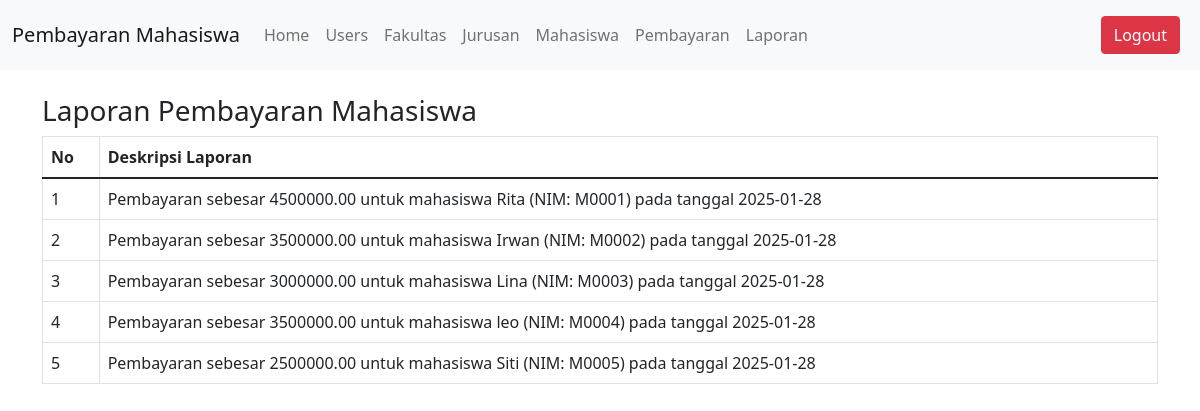
Page /log.php (signed in) on the committed database.
### tables this page shows
CREATE TABLE `log` (
  `id_log` int(11) NOT NULL,
  `deskripsi_laporan` text NOT NULL,
  `tanggal` date NOT NULL
);

### log.php (the view, shortened to what this page needs)
<?php
include 'db.php';
$search = '';
?>
<!DOCTYPE html>
<html lang="en">
<head>
    <link href="https://cdn.jsdelivr.net/npm/bootstrap@5.1.3/dist/css/bootstrap.min.css" rel="stylesheet">
</head>
<body>
    <?php include 'navbar.php'; ?>
    <div class="container mt-4">
        <h3>Laporan Pembayaran Mahasiswa</h3>
        <table class="table table-bordered">
            <thead>
                <tr>
                    <th>No</th>
                    <th>Deskripsi Laporan</th>
                </tr>
            </thead>
            <tbody>
                <?php
                $sql_log = "
                    SELECT id_log, deskripsi_laporan, tanggal
                    FROM log
                    WHERE deskripsi_laporan LIKE ? OR tanggal LIKE ?
                    ORDER BY tanggal DESC
                ";
                $stmt_log = $conn->prepare($sql_log);
                $searchParam = "%" . $search . "%";
                $stmt_log->bind_param("ss", $searchParam, $searchParam);
                $stmt_log->execute();
                $result_log = $stmt_log->get_result();
                if ($result_log && $result_log->num_rows > 0) {
                    $no = 1;
                    while ($row_log = $result_log->fetch_assoc()) {
                        ?>
                        <tr>
                            <td><?= $no++; ?></td>
                            <td><?= htmlspecialchars($row_log['deskripsi_laporan']); ?></td>
                        </tr>
                        <?php
                    }
                } else {
                    ?>
                    <tr>
                        <td colspan="3" class="text-center">Tidak ada data log pembayaran yang ditemukan.</td>
                    </tr>
                    <?php
                }
                ?>
            </tbody>
        </table>
    </div>
</body>
</html>

### rows in the picture
log: deskripsi_laporan "Pembayaran sebesar 4500000.00 untuk mahasiswa Rita (NIM: M0001) pada tanggal 2025-01-28"
log: deskripsi_laporan "Pembayaran sebesar 3500000.00 untuk mahasiswa Irwan (NIM: M0002) pada tanggal 2025-01-28"
log: deskripsi_laporan "Pembayaran sebesar 3000000.00 untuk mahasiswa Lina (NIM: M0003) pada tanggal 2025-01-28"
log: deskripsi_laporan "Pembayaran sebesar 3500000.00 untuk mahasiswa leo (NIM: M0004) pada tanggal 2025-01-28"
log: deskripsi_laporan "Pembayaran sebesar 2500000.00 untuk mahasiswa Siti (NIM: M0005) pada tanggal 2025-01-28"
